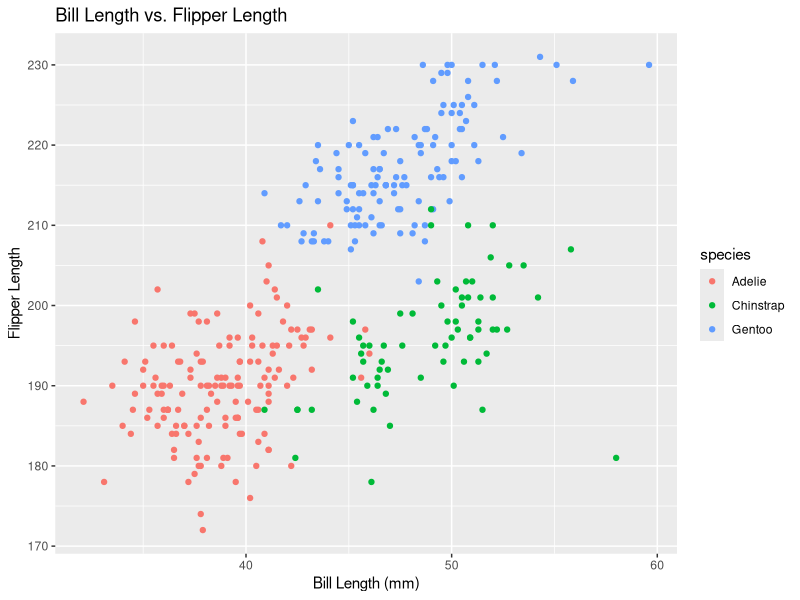

Source code (R):
## ---- chunk 1
library(tidyverse)
## ---- chunk 2
data("penguins", package = "palmerpenguins")
## ---- chunk 3
ggplot(penguins, aes(x = bill_length_mm, y = flipper_length_mm, color = species)) +
    geom_point() +
    labs(title = "Bill Length vs. Flipper Length",
       x = "Bill Length (mm)",
       y = "Flipper Length")
